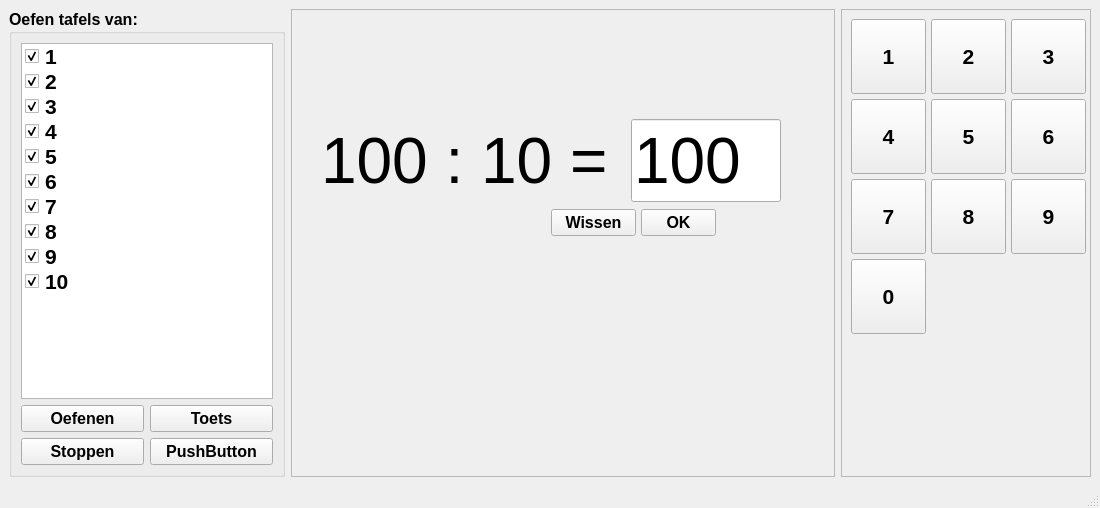
<?xml version="1.0" encoding="UTF-8"?>
<ui version="4.0">
 <class>MainWindow</class>
 <widget class="QMainWindow" name="MainWindow">
  <property name="geometry">
   <rect>
    <x>0</x>
    <y>0</y>
    <width>1100</width>
    <height>508</height>
   </rect>
  </property>
  <property name="minimumSize">
   <size>
    <width>0</width>
    <height>0</height>
   </size>
  </property>
  <property name="windowTitle">
   <string>MainWindow</string>
  </property>
  <property name="windowIcon">
   <iconset resource="../resources/resources.qrc">
    <normaloff>:/icons/icons/base/app.svg</normaloff>:/icons/icons/base/app.svg</iconset>
  </property>
  <widget class="QWidget" name="centralwidget">
   <layout class="QHBoxLayout" name="horizontalLayout">
    <item>
     <widget class="QGroupBox" name="selector">
      <property name="sizePolicy">
       <sizepolicy hsizetype="Fixed" vsizetype="Preferred">
        <horstretch>0</horstretch>
        <verstretch>0</verstretch>
       </sizepolicy>
      </property>
      <property name="minimumSize">
       <size>
        <width>276</width>
        <height>439</height>
       </size>
      </property>
      <property name="font">
       <font>
        <pointsize>12</pointsize>
        <weight>75</weight>
        <bold>true</bold>
       </font>
      </property>
      <property name="title">
       <string>Oefen tafels van:</string>
      </property>
      <layout class="QGridLayout" name="gridLayout">
       <item row="0" column="0" colspan="2">
        <widget class="QListWidget" name="lst_selection">
         <property name="sizePolicy">
          <sizepolicy hsizetype="Maximum" vsizetype="Expanding">
           <horstretch>0</horstretch>
           <verstretch>0</verstretch>
          </sizepolicy>
         </property>
         <property name="font">
          <font>
           <pointsize>16</pointsize>
           <weight>75</weight>
           <bold>true</bold>
          </font>
         </property>
         <property name="focusPolicy">
          <enum>Qt::NoFocus</enum>
         </property>
         <property name="selectionBehavior">
          <enum>QAbstractItemView::SelectRows</enum>
         </property>
         <property name="viewMode">
          <enum>QListView::ListMode</enum>
         </property>
         <property name="selectionRectVisible">
          <bool>false</bool>
         </property>
         <item>
          <property name="text">
           <string>1</string>
          </property>
          <property name="checkState">
           <enum>Checked</enum>
          </property>
          <property name="flags">
           <set>ItemIsUserCheckable|ItemIsEnabled</set>
          </property>
         </item>
         <item>
          <property name="text">
           <string>2</string>
          </property>
          <property name="checkState">
           <enum>Checked</enum>
          </property>
          <property name="flags">
           <set>ItemIsUserCheckable|ItemIsEnabled</set>
          </property>
         </item>
         <item>
          <property name="text">
           <string>3</string>
          </property>
          <property name="checkState">
           <enum>Checked</enum>
          </property>
          <property name="flags">
           <set>ItemIsUserCheckable|ItemIsEnabled</set>
          </property>
         </item>
         <item>
          <property name="text">
           <string>4</string>
          </property>
          <property name="checkState">
           <enum>Checked</enum>
          </property>
          <property name="flags">
           <set>ItemIsUserCheckable|ItemIsEnabled</set>
          </property>
         </item>
         <item>
          <property name="text">
           <string>5</string>
          </property>
          <property name="checkState">
           <enum>Checked</enum>
          </property>
          <property name="flags">
           <set>ItemIsUserCheckable|ItemIsEnabled</set>
          </property>
         </item>
         <item>
          <property name="text">
           <string>6</string>
          </property>
          <property name="checkState">
           <enum>Checked</enum>
          </property>
          <property name="flags">
           <set>ItemIsUserCheckable|ItemIsEnabled</set>
          </property>
         </item>
         <item>
          <property name="text">
           <string>7</string>
          </property>
          <property name="checkState">
           <enum>Checked</enum>
          </property>
          <property name="flags">
           <set>ItemIsUserCheckable|ItemIsEnabled</set>
          </property>
         </item>
         <item>
          <property name="text">
           <string>8</string>
          </property>
          <property name="checkState">
           <enum>Checked</enum>
          </property>
          <property name="flags">
           <set>ItemIsUserCheckable|ItemIsEnabled</set>
          </property>
         </item>
         <item>
          <property name="text">
           <string>9</string>
          </property>
          <property name="checkState">
           <enum>Checked</enum>
          </property>
          <property name="flags">
           <set>ItemIsUserCheckable|ItemIsEnabled</set>
          </property>
         </item>
         <item>
          <property name="text">
           <string>10</string>
          </property>
          <property name="checkState">
           <enum>Checked</enum>
          </property>
          <property name="flags">
           <set>ItemIsUserCheckable|ItemIsEnabled</set>
          </property>
         </item>
        </widget>
       </item>
       <item row="1" column="0">
        <widget class="QPushButton" name="pb_practice">
         <property name="focusPolicy">
          <enum>Qt::NoFocus</enum>
         </property>
         <property name="text">
          <string>Oefenen</string>
         </property>
        </widget>
       </item>
       <item row="1" column="1">
        <widget class="QPushButton" name="pb_test">
         <property name="focusPolicy">
          <enum>Qt::NoFocus</enum>
         </property>
         <property name="text">
          <string>Toets</string>
         </property>
        </widget>
       </item>
       <item row="2" column="0">
        <widget class="QPushButton" name="pb_stop">
         <property name="focusPolicy">
          <enum>Qt::NoFocus</enum>
         </property>
         <property name="text">
          <string>Stoppen</string>
         </property>
        </widget>
       </item>
       <item row="2" column="1">
        <widget class="QPushButton" name="pushButton_13">
         <property name="focusPolicy">
          <enum>Qt::NoFocus</enum>
         </property>
         <property name="visible">
          <bool>false</bool>
         </property>
         <property name="text">
          <string>PushButton</string>
         </property>
        </widget>
       </item>
      </layout>
     </widget>
    </item>
    <item>
     <widget class="QFrame" name="centerPanel">
      <property name="sizePolicy">
       <sizepolicy hsizetype="MinimumExpanding" vsizetype="Preferred">
        <horstretch>0</horstretch>
        <verstretch>0</verstretch>
       </sizepolicy>
      </property>
      <property name="minimumSize">
       <size>
        <width>544</width>
        <height>449</height>
       </size>
      </property>
      <property name="frameShape">
       <enum>QFrame::StyledPanel</enum>
      </property>
      <property name="frameShadow">
       <enum>QFrame::Raised</enum>
      </property>
      <widget class="QPushButton" name="pb_clear">
       <property name="geometry">
        <rect>
         <x>260</x>
         <y>200</y>
         <width>85</width>
         <height>27</height>
        </rect>
       </property>
       <property name="font">
        <font>
         <pointsize>12</pointsize>
         <weight>75</weight>
         <bold>true</bold>
        </font>
       </property>
       <property name="focusPolicy">
        <enum>Qt::NoFocus</enum>
       </property>
       <property name="text">
        <string>Wissen</string>
       </property>
       <property name="icon">
        <iconset resource="../resources/resources.qrc">
         <normaloff>:/icons/icons/base/cancel.svg</normaloff>:/icons/icons/base/cancel.svg</iconset>
       </property>
      </widget>
      <widget class="QPushButton" name="pb_submit">
       <property name="geometry">
        <rect>
         <x>350</x>
         <y>200</y>
         <width>75</width>
         <height>27</height>
        </rect>
       </property>
       <property name="font">
        <font>
         <pointsize>12</pointsize>
         <weight>75</weight>
         <bold>true</bold>
        </font>
       </property>
       <property name="focusPolicy">
        <enum>Qt::NoFocus</enum>
       </property>
       <property name="text">
        <string>OK</string>
       </property>
       <property name="icon">
        <iconset resource="../resources/resources.qrc">
         <normaloff>:/icons/icons/base/checkmark.svg</normaloff>:/icons/icons/base/checkmark.svg</iconset>
       </property>
      </widget>
      <widget class="QLabel" name="feedback">
       <property name="geometry">
        <rect>
         <x>10</x>
         <y>240</y>
         <width>411</width>
         <height>101</height>
        </rect>
       </property>
       <property name="font">
        <font>
         <weight>50</weight>
         <bold>false</bold>
         <strikeout>false</strikeout>
        </font>
       </property>
       <property name="text">
        <string/>
       </property>
       <property name="alignment">
        <set>Qt::AlignCenter</set>
       </property>
      </widget>
      <widget class="QLabel" name="question">
       <property name="geometry">
        <rect>
         <x>30</x>
         <y>110</y>
         <width>305</width>
         <height>83</height>
        </rect>
       </property>
       <property name="sizePolicy">
        <sizepolicy hsizetype="Fixed" vsizetype="Preferred">
         <horstretch>0</horstretch>
         <verstretch>0</verstretch>
        </sizepolicy>
       </property>
       <property name="minimumSize">
        <size>
         <width>305</width>
         <height>83</height>
        </size>
       </property>
       <property name="font">
        <font>
         <pointsize>48</pointsize>
        </font>
       </property>
       <property name="text">
        <string>100 : 10 =</string>
       </property>
      </widget>
      <widget class="QLineEdit" name="answer">
       <property name="geometry">
        <rect>
         <x>340</x>
         <y>110</y>
         <width>150</width>
         <height>83</height>
        </rect>
       </property>
       <property name="maximumSize">
        <size>
         <width>150</width>
         <height>16777215</height>
        </size>
       </property>
       <property name="font">
        <font>
         <pointsize>48</pointsize>
        </font>
       </property>
       <property name="text">
        <string>100</string>
       </property>
      </widget>
     </widget>
    </item>
    <item>
     <widget class="QFrame" name="numpad">
      <property name="sizePolicy">
       <sizepolicy hsizetype="Fixed" vsizetype="Preferred">
        <horstretch>0</horstretch>
        <verstretch>0</verstretch>
       </sizepolicy>
      </property>
      <property name="minimumSize">
       <size>
        <width>250</width>
        <height>0</height>
       </size>
      </property>
      <property name="font">
       <font>
        <pointsize>16</pointsize>
        <weight>75</weight>
        <bold>true</bold>
       </font>
      </property>
      <property name="frameShape">
       <enum>QFrame::StyledPanel</enum>
      </property>
      <property name="frameShadow">
       <enum>QFrame::Raised</enum>
      </property>
      <widget class="QPushButton" name="pushButton_1">
       <property name="geometry">
        <rect>
         <x>10</x>
         <y>10</y>
         <width>75</width>
         <height>75</height>
        </rect>
       </property>
       <property name="focusPolicy">
        <enum>Qt::NoFocus</enum>
       </property>
       <property name="text">
        <string>1</string>
       </property>
      </widget>
      <widget class="QPushButton" name="pushButton_2">
       <property name="geometry">
        <rect>
         <x>90</x>
         <y>10</y>
         <width>75</width>
         <height>75</height>
        </rect>
       </property>
       <property name="focusPolicy">
        <enum>Qt::NoFocus</enum>
       </property>
       <property name="text">
        <string>2</string>
       </property>
      </widget>
      <widget class="QPushButton" name="pushButton_3">
       <property name="geometry">
        <rect>
         <x>170</x>
         <y>10</y>
         <width>75</width>
         <height>75</height>
        </rect>
       </property>
       <property name="focusPolicy">
        <enum>Qt::NoFocus</enum>
       </property>
       <property name="text">
        <string>3</string>
       </property>
      </widget>
      <widget class="QPushButton" name="pushButton_6">
       <property name="geometry">
        <rect>
         <x>170</x>
         <y>90</y>
         <width>75</width>
         <height>75</height>
        </rect>
       </property>
       <property name="focusPolicy">
        <enum>Qt::NoFocus</enum>
       </property>
       <property name="text">
        <string>6</string>
       </property>
      </widget>
      <widget class="QPushButton" name="pushButton_4">
       <property name="geometry">
        <rect>
         <x>10</x>
         <y>90</y>
         <width>75</width>
         <height>75</height>
        </rect>
       </property>
       <property name="focusPolicy">
        <enum>Qt::NoFocus</enum>
       </property>
       <property name="text">
        <string>4</string>
       </property>
      </widget>
      <widget class="QPushButton" name="pushButton_5">
       <property name="geometry">
        <rect>
         <x>90</x>
         <y>90</y>
         <width>75</width>
         <height>75</height>
        </rect>
       </property>
       <property name="focusPolicy">
        <enum>Qt::NoFocus</enum>
       </property>
       <property name="text">
        <string>5</string>
       </property>
      </widget>
      <widget class="QPushButton" name="pushButton_9">
       <property name="geometry">
        <rect>
         <x>170</x>
         <y>170</y>
         <width>75</width>
         <height>75</height>
        </rect>
       </property>
       <property name="focusPolicy">
        <enum>Qt::NoFocus</enum>
       </property>
       <property name="text">
        <string>9</string>
       </property>
      </widget>
      <widget class="QPushButton" name="pushButton_7">
       <property name="geometry">
        <rect>
         <x>10</x>
         <y>170</y>
         <width>75</width>
         <height>75</height>
        </rect>
       </property>
       <property name="focusPolicy">
        <enum>Qt::NoFocus</enum>
       </property>
       <property name="text">
        <string>7</string>
       </property>
      </widget>
      <widget class="QPushButton" name="pushButton_8">
       <property name="geometry">
        <rect>
         <x>90</x>
         <y>170</y>
         <width>75</width>
         <height>75</height>
        </rect>
       </property>
       <property name="focusPolicy">
        <enum>Qt::NoFocus</enum>
       </property>
       <property name="text">
        <string>8</string>
       </property>
      </widget>
      <widget class="QPushButton" name="pushButton_0">
       <property name="geometry">
        <rect>
         <x>10</x>
         <y>250</y>
         <width>75</width>
         <height>75</height>
        </rect>
       </property>
       <property name="focusPolicy">
        <enum>Qt::NoFocus</enum>
       </property>
       <property name="text">
        <string>0</string>
       </property>
      </widget>
     </widget>
    </item>
   </layout>
  </widget>
  <widget class="QMenuBar" name="menubar">
   <property name="geometry">
    <rect>
     <x>0</x>
     <y>0</y>
     <width>1100</width>
     <height>21</height>
    </rect>
   </property>
  </widget>
  <widget class="QStatusBar" name="statusbar"/>
 </widget>
 <tabstops>
  <tabstop>answer</tabstop>
  <tabstop>pushButton_1</tabstop>
  <tabstop>pushButton_2</tabstop>
  <tabstop>pushButton_3</tabstop>
  <tabstop>pushButton_6</tabstop>
  <tabstop>pushButton_5</tabstop>
  <tabstop>pushButton_4</tabstop>
  <tabstop>pushButton_7</tabstop>
  <tabstop>pushButton_8</tabstop>
  <tabstop>pushButton_9</tabstop>
  <tabstop>pushButton_0</tabstop>
  <tabstop>lst_selection</tabstop>
 </tabstops>
 <resources>
  <include location="../resources/resources.qrc"/>
 </resources>
 <connections/>
</ui>
